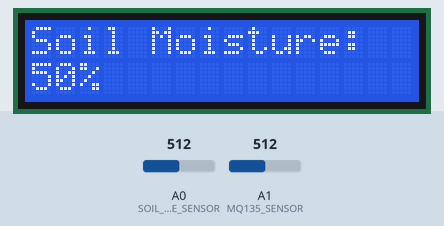
Recording of a sketch running on a simulated Arduino MKR. On the bench: 16×2 character LCD. Inputs (shaded band) come from the test bench; at power-on: A0 (SOIL_MOISTURE_SENSOR) = 512, A1 (MQ135_SENSOR) = 512. WiFi joins after 1.5 s; servers stay silent unless stated; web services answer with replies made up by the test bench; what the sketch prints to the serial monitor is not drawn.

Above: at 2.7 s.
2.8 s: A0 (SOIL_MOISTURE_SENSOR) set to 716
13.1 s: A1 (MQ135_SENSOR) set to 716
At 17.7 s:
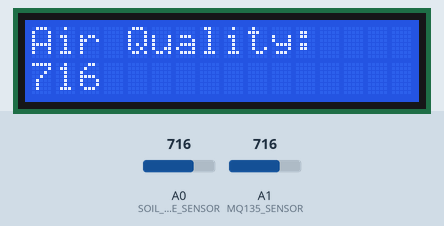
23.4 s: A0 (SOIL_MOISTURE_SENSOR) set to 900
At 30.1 s:
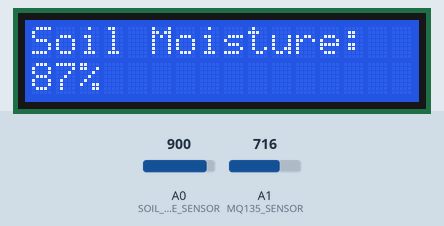
33.7 s: A1 (MQ135_SENSOR) set to 900
At 45.9 s:
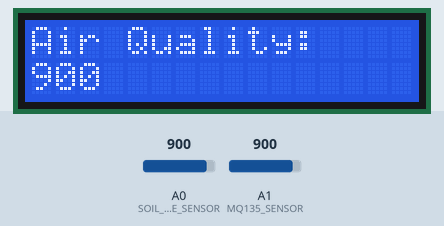
47.7 s: A0 (SOIL_MOISTURE_SENSOR) set to 1023
At 57.0 s:
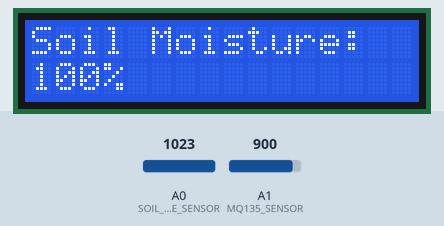
60.2 s: A1 (MQ135_SENSOR) set to 1023
At 73.0 s:
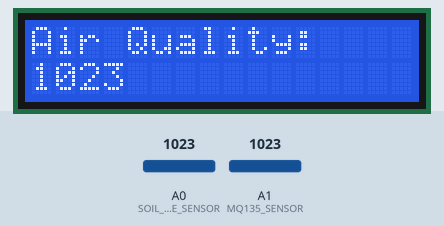
Timing chart, 0 to 74.5 s (numbered marks = the images above; inputs shaded):
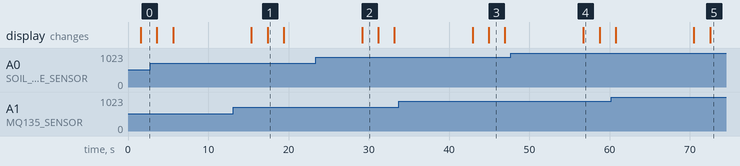

Measured:
- what the display in image 1 shows lasts 2.0 s, from 17.4 s to 19.4 s

The sketch:

finalprojectnano_copy_20231016001457.ino
```cpp
#include <ArduinoHttpClient.h>
#include <LiquidCrystal_I2C.h>
#include <Wire.h>
#include <WiFiNINA.h>  // Include the WiFiNINA library

// WiFi network credentials
char ssid[] = "aryan";     // Replace with your WiFi network SSID
char pass[] = "24700124"; // Replace with your WiFi network password

// Define pin constants for sensors
#define SOIL_MOISTURE_SENSOR A0
#define MQ135_SENSOR A1

// Define LCD configuration
LiquidCrystal_I2C lcd(0x27, 16, 2);

// Define IFTTT Webhooks constants
const char* apiKey = "dLfaUJTccstZHrqErwcjurFLGFpHEalm1qFqZ-ZNJ6b"; // Replace with your IFTTT Webhooks API key
const char* eventSoilMoisture = "email_to_farmer";
const char* eventAirQuality = "email_to_farmer";
const int soilMoistureThresholdMin = 90; // Adjust as needed
const int airQualityThreshold = 150;     // Adjust as needed

WiFiClient client;

void setup() {
  Serial.begin(9600);
  pinMode(SOIL_MOISTURE_SENSOR, INPUT);
  Wire.begin();
  lcd.init();
  lcd.backlight();

  // Connect to WiFi
  while (WiFi.begin(ssid, pass) != WL_CONNECTED) {
    Serial.println("Attempting for Connecting to WiFi...");
    delay(1000);
  }
  if (WiFi.status() == WL_CONNECTED) {
    Serial.println("Connected to WiFi");
    Serial.print("IP Address: ");
    Serial.println(WiFi.localIP());
  }
  else {
    Serial.println("Connection failed.");
  }
  Serial.println("Connected to WiFi");
}

void loop() {
  int soilMoistureValue = readSoilMoistureSensor();
  int airQualityValue = readMQ135Sensor();

  // Display sensor values on LCD
  lcd.setCursor(0, 0);
  lcd.print("Soil Moisture:");
  lcd.setCursor(0, 1);
  lcd.print("     ");
  lcd.setCursor(0, 1);
  lcd.print(soilMoistureValue);
  lcd.print("%");
  delay(2000);
  lcd.clear();

  lcd.setCursor(0, 0);
  lcd.print("Air Quality:");
  lcd.setCursor(0, 1);
  lcd.print("     ");
  lcd.setCursor(0, 1);
  lcd.print(airQualityValue);
  delay(2000);
  lcd.clear();

  // Check soil moisture threshold and send email alert if exceeded
  if (soilMoistureValue <= 40) {
    sendEmailAlert("email_to_farmer", "Soil Mosturing Sensor", "LOW Moisture");
  }
  else if(soilMoistureValue > 40 && soilMoistureValue <= 80) {
    sendEmailAlert("email_to_farmer", "Soil Mosturing Sensor", "MID Moisture");
  }
  else if(soilMoistureValue >80 && soilMoistureValue<=100) {
    sendEmailAlert("email_to_farmer", "Soil Mosturing Sensor", "HIGH Moisture");
  }


  // Check air quality threshold and send email alert if exceeded
  if (airQualityValue>0 && airQualityValue<=150) {
    sendEmailAlert("email_to_farmer", "Air Quality Alert", "Air Quality is GOOD");
  }
  else if(airQualityValue>150 && airQualityValue<=299)
  {
    sendEmailAlert("email_to_farmer", "Air Quality Alert", "Air Quality is FAIR");
  }
  else if(airQualityValue>299)
  {
    sendEmailAlert("email_to_farmer", "Air Quality Alert", "Air Quality is DANGEROUS");
  }

  // Continue displaying and serial printing sensor data
  Serial.print("Soil Moisture: ");
  Serial.print(soilMoistureValue);
  Serial.println("%");
  Serial.print("Air Quality: ");
  Serial.println(airQualityValue);
  senddata(soilMoistureValue,airQualityValue);

  delay(2000);
}


int readSoilMoistureSensor() {
  int soilMoistureValue = analogRead(SOIL_MOISTURE_SENSOR);
  int moisturePercentage = map(soilMoistureValue, 0, 1023, 0, 100);
  return moisturePercentage;
}

int readMQ135Sensor() {
  int airQualityValue = analogRead(MQ135_SENSOR);
  return airQualityValue;
}

void sendEmailAlert(const char* event, const char* value1, const char* value2) {
  if (client.connect("maker.ifttt.com", 80)) {
    String jsonData = "{\"value1\":\"" + String(value1) + "\",\"value2\":\"" + String(value2) + "\"}";
    String url = "/trigger/" + String(event) + "/with/key/" + String(apiKey);

    client.print("POST " + url + " HTTP/1.1\r\n");
    client.print("Host: maker.ifttt.com\r\n");
    client.print("Content-Type: application/json\r\n");
    client.print("Content-Length: " + String(jsonData.length()) + "\r\n\r\n");
    client.print(jsonData);
    client.print("\r\n");

    delay(1000);

    while (client.available()) {
      char c = client.read();
      Serial.print(c);
    }

    client.stop();
  } else {
    Serial.println("Error connecting to IFTTT");
  }
}
void senddata(int value1, int value2) {
  if (client.connect("192.168.78.69", 12345)) {
    // Connected to Raspberry Pi
    Serial.println("Connected to Raspberry Pi");

    // Data to send
    String dataToSend = String(value1) + "," + String(value2);

    // Send the data
    client.println(dataToSend);

    // Close the connection
    client.stop();

    // Wait for a moment before sending more data
    delay(5000);
  } else {
    Serial.println("Connection failed");
  }
}
```
